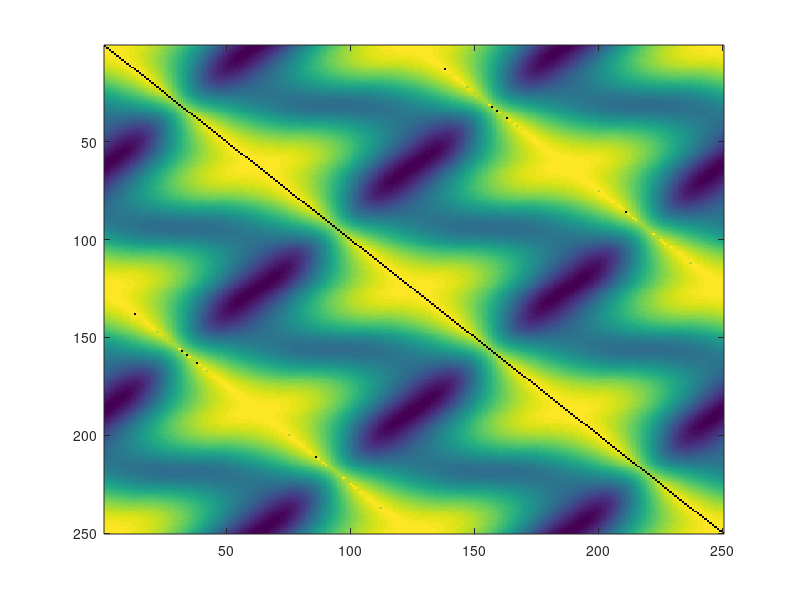

Write the MATLAB code that produced this figure.


norm = @(v,p)power(sum(power(abs(v),p), 2), 1/p);
normal = @(v,p)power(abs(v),p-1).*sign(v);

normalize = @(v,p)bsxfun(@rdivide, v, norm(v, p));
dual = @(p)1/(1 - (1/p));

dcomp = @(v1,v2)sum(v1.*v2,2) ./ sqrt(sum(v1.*v1,2) .* sum(v2.*v2,2));

N = 250;
s1 = ((1:N)/N * 2 * pi)';


P = 3.0;
Q = dual(P);


V = normalize([cos(s1) sin(s1)], P);
U = normalize([cos(s1) sin(s1)], Q);

NV = normal(V, P);
NU = normal(U, Q);

[ii, jj] = meshgrid(1:N, 1:N);

ii = ii(:);
jj = jj(:);

A = V(ii,:);
B = V(jj,:);

D1 = B - A;
D2 = -A - B;

S = normal(normalize(-D1, P), P);
T = normal(normalize(-D2, P), P);


D = reshape(norm(normal(B, P) -  (T - S), 2), [N, N]);


figure;
imagesc(D);

%subplot(2,2,2);



% plot([-2; nan; 2], [-2; nan; 2]);
% hold on;
% plot(V(:,1), V(:,2));
% I = floor(rand()*N*N)+1;
% plot([0; A(I,1); B(I,1); -A(I,1)], [0; A(I,2); B(I,2); -A(I,2)]);

% plot(U(:,1), U(:,2), 'g');


% plot([0; S(I,1); T(I,1)], [0; S(I,2); T(I,2)], 'g');
% plot([S(I,1); S(I,1)-D1(I,1)], [S(I,2); S(I,2)-D1(I,2)], 'k');

% plot([S(I,1); S(I,1)+D1(I,2)], [S(I,2); S(I,2)-D1(I,1)], 'k');
% plot([S(I,1); S(I,1)-D1(I,2)], [S(I,2); S(I,2)+D1(I,1)], 'k');


% plot([T(I,1); T(I,1)-D2(I,1)], [T(I,2); T(I,2)-D2(I,2)], 'k');
% plot([T(I,1); T(I,1)+D2(I,2)], [T(I,2); T(I,2)-D2(I,1)], 'k');
% plot([T(I,1); T(I,1)-D2(I,2)], [T(I,2); T(I,2)+D2(I,1)], 'k');

